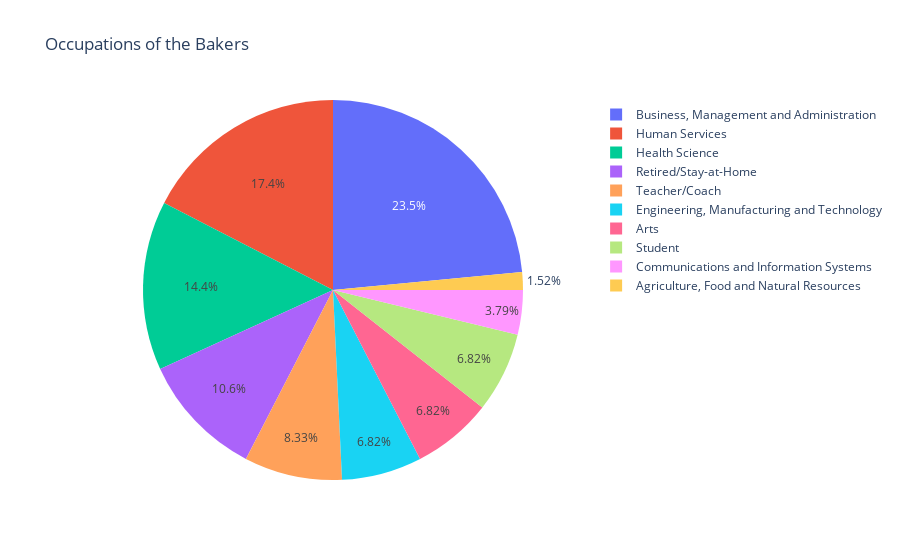

The notebook cell this image was saved under:
### Code cell
fig = px.pie(values=occ_counts_df['Count'], names=occ_counts_df.index, title='Occupations of the Bakers')
fig.show()

### Figure 1 — Plotly figure (JSON) as saved in the notebook; plotly's stock layout.template omitted (floating-point values rounded to 4 significant figures)
{"data": [{"domain": {"x": [0, 1], "y": [0, 1]}, "hovertemplate": "label=%{label}<br>value=%{value}<extra></extra>", "labels": ["Business, Management and Administration", "Human Services", "Health Science", "Retired/Stay-at-Home", "Teacher/Coach", "Engineering, Manufacturing and Technology", "Arts", "Student", "Communications and Information Systems", "Agriculture, Food and Natural Resources"], "legendgroup": "", "name": "", "showlegend": true, "type": "pie", "values": [31, 23, 19, 14, 11, 9, 9, 9, 5, 2]}], "layout": {"legend": {"tracegroupgap": 0}, "title": {"text": "Occupations of the Bakers"}}}
